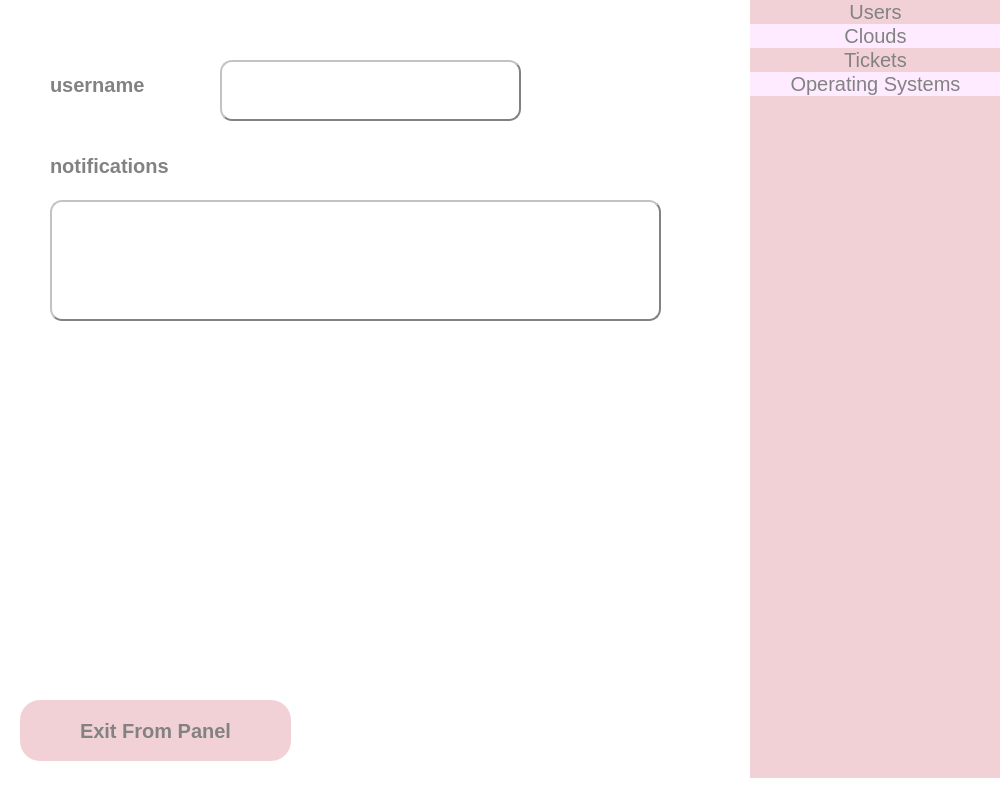
<?xml version="1.0" encoding="UTF-8"?>
<ui version="4.0">
 <class>MainWindow</class>
 <widget class="QMainWindow" name="MainWindow">
  <property name="geometry">
   <rect>
    <x>0</x>
    <y>0</y>
    <width>1000</width>
    <height>800</height>
   </rect>
  </property>
  <property name="windowTitle">
   <string>Dashboard</string>
  </property>
  <property name="styleSheet">
   <string notr="true">background-color: rgb(255, 255, 255);</string>
  </property>
  <widget class="QWidget" name="centralwidget">
   <widget class="QLabel" name="label">
    <property name="geometry">
     <rect>
      <x>50</x>
      <y>60</y>
      <width>151</width>
      <height>51</height>
     </rect>
    </property>
    <property name="font">
     <font>
      <pointsize>15</pointsize>
      <weight>75</weight>
      <bold>true</bold>
     </font>
    </property>
    <property name="text">
     <string>&lt;html&gt;&lt;head/&gt;&lt;body&gt;&lt;p&gt;&lt;span style=&quot; color:#828282;&quot;&gt;username&lt;/span&gt;&lt;/p&gt;&lt;/body&gt;&lt;/html&gt;</string>
    </property>
   </widget>
   <widget class="QTextBrowser" name="userName">
    <property name="geometry">
     <rect>
      <x>220</x>
      <y>60</y>
      <width>301</width>
      <height>61</height>
     </rect>
    </property>
    <property name="font">
     <font>
      <pointsize>15</pointsize>
     </font>
    </property>
    <property name="styleSheet">
     <string notr="true">background-color: rgb(255, 255, 255);
border-radius: 12px;
border:2px outset;
border-color: rgb(130, 130, 130);</string>
    </property>
    <property name="html">
     <string>&lt;!DOCTYPE HTML PUBLIC &quot;-//W3C//DTD HTML 4.0//EN&quot; &quot;http://www.w3.org/TR/REC-html40/strict.dtd&quot;&gt;
&lt;html&gt;&lt;head&gt;&lt;meta name=&quot;qrichtext&quot; content=&quot;1&quot; /&gt;&lt;style type=&quot;text/css&quot;&gt;
p, li { white-space: pre-wrap; }
&lt;/style&gt;&lt;/head&gt;&lt;body style=&quot; font-family:'MS Shell Dlg 2'; font-size:15pt; font-weight:400; font-style:normal;&quot;&gt;
&lt;p style=&quot;-qt-paragraph-type:empty; margin-top:0px; margin-bottom:0px; margin-left:0px; margin-right:0px; -qt-block-indent:0; text-indent:0px; font-size:8pt;&quot;&gt;&lt;br /&gt;&lt;/p&gt;&lt;/body&gt;&lt;/html&gt;</string>
    </property>
   </widget>
   <widget class="QTextBrowser" name="notification">
    <property name="geometry">
     <rect>
      <x>50</x>
      <y>200</y>
      <width>611</width>
      <height>121</height>
     </rect>
    </property>
    <property name="font">
     <font>
      <pointsize>15</pointsize>
     </font>
    </property>
    <property name="styleSheet">
     <string notr="true">background-color: rgb(255, 255, 255);
border-radius: 12px;
border:2px outset;
border-color: rgb(130, 130, 130);
</string>
    </property>
   </widget>
   <widget class="QLabel" name="label_2">
    <property name="geometry">
     <rect>
      <x>50</x>
      <y>140</y>
      <width>221</width>
      <height>51</height>
     </rect>
    </property>
    <property name="font">
     <font>
      <pointsize>15</pointsize>
      <weight>75</weight>
      <bold>true</bold>
     </font>
    </property>
    <property name="styleSheet">
     <string notr="true">color: rgb(130, 130, 130);</string>
    </property>
    <property name="text">
     <string>notifications</string>
    </property>
   </widget>
   <widget class="QPushButton" name="bt_exit">
    <property name="geometry">
     <rect>
      <x>20</x>
      <y>700</y>
      <width>271</width>
      <height>61</height>
     </rect>
    </property>
    <property name="font">
     <font>
      <pointsize>15</pointsize>
      <weight>75</weight>
      <bold>true</bold>
     </font>
    </property>
    <property name="styleSheet">
     <string notr="true">background-color: rgb(241, 209, 214);
color: rgb(130, 130, 130);
border-radius:20px;</string>
    </property>
    <property name="text">
     <string>Exit From Panel</string>
    </property>
   </widget>
   <widget class="QWidget" name="verticalLayoutWidget">
    <property name="geometry">
     <rect>
      <x>750</x>
      <y>0</y>
      <width>251</width>
      <height>781</height>
     </rect>
    </property>
    <layout class="QVBoxLayout" name="verticalLayout" stretch="0,0,0,0,0">
     <property name="spacing">
      <number>0</number>
     </property>
     <property name="sizeConstraint">
      <enum>QLayout::SetMaximumSize</enum>
     </property>
     <property name="leftMargin">
      <number>0</number>
     </property>
     <item>
      <widget class="QPushButton" name="bt_users">
       <property name="font">
        <font>
         <pointsize>15</pointsize>
        </font>
       </property>
       <property name="styleSheet">
        <string notr="true">background-color: rgb(241, 209, 214);
border: 0px;
color: rgb(130, 130, 130);</string>
       </property>
       <property name="text">
        <string>Users</string>
       </property>
      </widget>
     </item>
     <item>
      <widget class="QPushButton" name="bt_cloud">
       <property name="font">
        <font>
         <pointsize>15</pointsize>
        </font>
       </property>
       <property name="styleSheet">
        <string notr="true">color: rgb(130, 130, 130);
border: 0px;
background-color: rgb(254, 235, 255);</string>
       </property>
       <property name="text">
        <string>Clouds</string>
       </property>
      </widget>
     </item>
     <item>
      <widget class="QPushButton" name="bt_tickets">
       <property name="font">
        <font>
         <pointsize>15</pointsize>
         <weight>50</weight>
         <bold>false</bold>
        </font>
       </property>
       <property name="styleSheet">
        <string notr="true">background-color: rgb(241, 209, 214);
border: 0px;
color: rgb(130, 130, 130);</string>
       </property>
       <property name="text">
        <string>Tickets</string>
       </property>
      </widget>
     </item>
     <item>
      <widget class="QPushButton" name="os">
       <property name="font">
        <font>
         <pointsize>15</pointsize>
        </font>
       </property>
       <property name="styleSheet">
        <string notr="true">color: rgb(130, 130, 130);
border: 0px;
background-color: rgb(254, 235, 255);</string>
       </property>
       <property name="text">
        <string>Operating Systems</string>
       </property>
      </widget>
     </item>
     <item>
      <widget class="QPushButton" name="pushButton_2">
       <property name="sizePolicy">
        <sizepolicy hsizetype="Minimum" vsizetype="Expanding">
         <horstretch>0</horstretch>
         <verstretch>0</verstretch>
        </sizepolicy>
       </property>
       <property name="baseSize">
        <size>
         <width>2</width>
         <height>0</height>
        </size>
       </property>
       <property name="styleSheet">
        <string notr="true">background-color: rgb(241, 209, 214);
border: 0px;
color: rgb(130, 130, 130);</string>
       </property>
       <property name="text">
        <string/>
       </property>
      </widget>
     </item>
    </layout>
   </widget>
  </widget>
  <widget class="QMenuBar" name="menubar">
   <property name="geometry">
    <rect>
     <x>0</x>
     <y>0</y>
     <width>1000</width>
     <height>18</height>
    </rect>
   </property>
  </widget>
  <widget class="QStatusBar" name="statusbar"/>
 </widget>
 <resources/>
 <connections/>
</ui>
